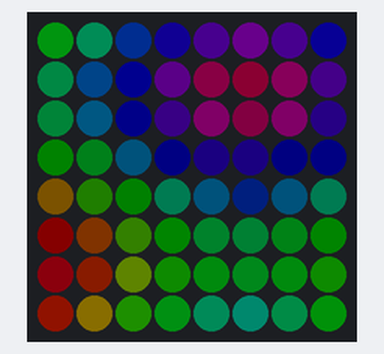
Simulated run of this sketch. Board: Arduino Uno, built with avr-gcc and run on an emulated ATmega328P. On the bench: 8×8 RGB LED matrix (first LED top left, wired row by row). Dim RGB values are drawn brighter than linear; what the sketch prints to the serial monitor is not drawn.

Above: at 30.22 s.
At 31.49 s:
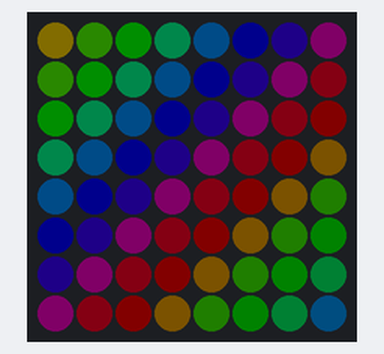
At 32.74 s:
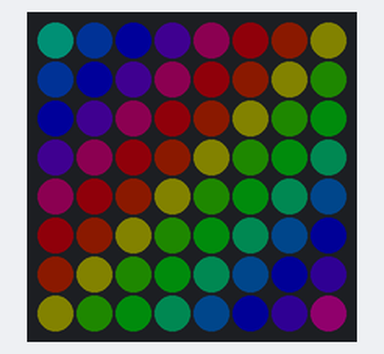
At 34.62 s:
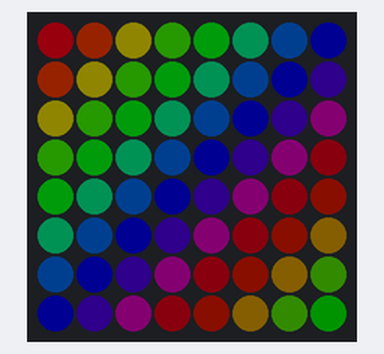
At 37.12 s:
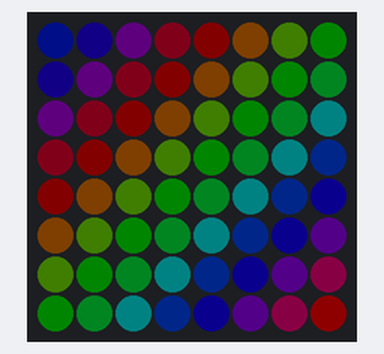
At 39.61 s:
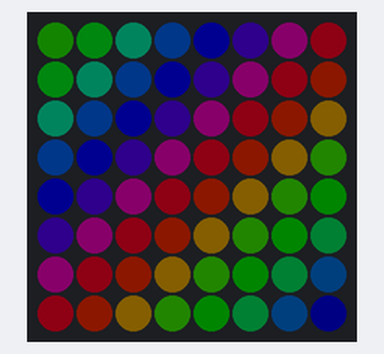

The sketch:

Pulsing_Rainbow.ino
```cpp
/*
 * Pulsing Rainbow - 8x8 NeoPixel Matrix
 *
 * A collection of mesmerizing pulsing rainbow effects that combine
 * color cycling with breathing/wave animations.
 *
 * Hardware:
 * - Arduino Uno R4 WiFi (or compatible)
 * - 8x8 NeoPixel LED Matrix (WS2812B)
 * - Data pin: 6
 *
 * What you'll learn:
 * - Combining sine waves with color algorithms
 * - Creating smooth pulsing effects
 * - Working with spatial patterns (ripples, waves)
 * - Time-based animations using millis()
 */

#include <Adafruit_NeoPixel.h>

// Pin and matrix configuration
#define PIN 6
#define ROWS 8
#define COLS 8
#define NUMPIXELS (ROWS * COLS)  // 64 LEDs

// Create NeoPixel object
Adafruit_NeoPixel matrix = Adafruit_NeoPixel(NUMPIXELS, PIN, NEO_GRB + NEO_KHZ800);

// Pattern control
int currentPattern = 0;
const int NUM_PATTERNS = 5;
unsigned long patternStartTime = 0;
const unsigned long PATTERN_DURATION = 15000;  // 15 seconds per pattern

void setup() {
  Serial.begin(115200);
  matrix.begin();
  matrix.setBrightness(30);  // Keep low for power saving
  matrix.show();

  Serial.println("Pulsing Rainbow Patterns - Starting!");
  Serial.println("Each pattern runs for 15 seconds");
  Serial.println("========================================");

  patternStartTime = millis();
}

void loop() {
  // Check if it's time to switch patterns
  if (millis() - patternStartTime >= PATTERN_DURATION) {
    currentPattern = (currentPattern + 1) % NUM_PATTERNS;
    patternStartTime = millis();

    Serial.print("\nSwitching to Pattern ");
    Serial.println(currentPattern + 1);
  }

  // Run current pattern
  switch(currentPattern) {
    case 0:
      pattern_radialPulse();
      break;
    case 1:
      pattern_wavePulse();
      break;
    case 2:
      pattern_diagonalRainbow();
      break;
    case 3:
      pattern_breathingRainbow();
      break;
    case 4:
      pattern_spiralPulse();
      break;
  }

  matrix.show();
  delay(20);  // Smooth animation at ~50 FPS
}

// ========== PATTERN 1: Radial Pulse ==========
// Rainbow ripples emanate from the center
void pattern_radialPulse() {
  static bool initialized = false;
  if (!initialized) {
    Serial.println("Pattern 1: Radial Pulse - Rainbow ripples from center");
    initialized = true;
  }

  unsigned long t = millis();
  float centerRow = 3.5;
  float centerCol = 3.5;

  for (int row = 0; row < ROWS; row++) {
    for (int col = 0; col < COLS; col++) {
      // Calculate distance from center
      float dx = col - centerCol;
      float dy = row - centerRow;
      float distance = sqrt(dx * dx + dy * dy);

      // Create pulsing effect based on distance and time
      float wave = sin((distance * 0.8) - (t / 200.0)) * 0.5 + 0.5;

      // Map distance to rainbow color
      byte colorPos = (byte)((int)(distance * 30 + t / 20) % 256);
      uint32_t color = wheel(colorPos);

      // Apply pulsing brightness
      color = dimColor(color, wave);

      int pixel = getPixelIndex(row, col);
      matrix.setPixelColor(pixel, color);
    }
  }

  if (millis() - patternStartTime >= PATTERN_DURATION - 100) {
    initialized = false;
  }
}

// ========== PATTERN 2: Wave Pulse ==========
// Horizontal rainbow waves with vertical pulsing
void pattern_wavePulse() {
  static bool initialized = false;
  if (!initialized) {
    Serial.println("Pattern 2: Wave Pulse - Horizontal rainbow waves");
    initialized = true;
  }

  unsigned long t = millis();

  for (int row = 0; row < ROWS; row++) {
    for (int col = 0; col < COLS; col++) {
      // Horizontal wave with time progression
      float horizontalWave = sin((col * 0.5) + (t / 150.0)) * 0.5 + 0.5;

      // Vertical wave for color variation
      float verticalWave = sin((row * 0.7) - (t / 200.0)) * 0.5 + 0.5;

      // Combine waves for color selection
      byte colorPos = (byte)((int)(horizontalWave * 128 + verticalWave * 128 + t / 30) % 256);
      uint32_t color = wheel(colorPos);

      // Pulse based on vertical position
      float pulse = sin((row * 0.5) - (t / 180.0)) * 0.4 + 0.6;
      color = dimColor(color, pulse);

      int pixel = getPixelIndex(row, col);
      matrix.setPixelColor(pixel, color);
    }
  }

  if (millis() - patternStartTime >= PATTERN_DURATION - 100) {
    initialized = false;
  }
}

// ========== PATTERN 3: Diagonal Rainbow ==========
// Rainbow stripes move diagonally with pulsing intensity
void pattern_diagonalRainbow() {
  static bool initialized = false;
  if (!initialized) {
    Serial.println("Pattern 3: Diagonal Rainbow - Animated diagonal stripes");
    initialized = true;
  }

  unsigned long t = millis();

  for (int row = 0; row < ROWS; row++) {
    for (int col = 0; col < COLS; col++) {
      // Diagonal gradient
      int diagonal = row + col;

      // Create moving rainbow
      byte colorPos = (byte)((diagonal * 25 + t / 15) % 256);
      uint32_t color = wheel(colorPos);

      // Pulsing effect across entire matrix
      float pulse = sin(t / 300.0) * 0.3 + 0.7;

      // Add secondary pulse based on position
      float positionPulse = sin((diagonal * 0.4) - (t / 250.0)) * 0.3 + 0.7;

      color = dimColor(color, pulse * positionPulse);

      int pixel = getPixelIndex(row, col);
      matrix.setPixelColor(pixel, color);
    }
  }

  if (millis() - patternStartTime >= PATTERN_DURATION - 100) {
    initialized = false;
  }
}

// ========== PATTERN 4: Breathing Rainbow ==========
// Entire matrix breathes through rainbow spectrum
void pattern_breathingRainbow() {
  static bool initialized = false;
  if (!initialized) {
    Serial.println("Pattern 4: Breathing Rainbow - Full matrix color breathing");
    initialized = true;
  }

  unsigned long t = millis();

  // Global rainbow color that cycles slowly
  byte globalColor = (byte)((t / 25) % 256);

  // Breathing intensity
  float breathe = sin(t / 800.0) * 0.5 + 0.5;

  for (int row = 0; row < ROWS; row++) {
    for (int col = 0; col < COLS; col++) {
      // Each pixel gets a slightly offset color based on position
      byte localColor = (byte)((globalColor + row * 8 + col * 4) % 256);
      uint32_t color = wheel(localColor);

      // Apply breathing effect
      color = dimColor(color, breathe);

      int pixel = getPixelIndex(row, col);
      matrix.setPixelColor(pixel, color);
    }
  }

  if (millis() - patternStartTime >= PATTERN_DURATION - 100) {
    initialized = false;
  }
}

// ========== PATTERN 5: Spiral Pulse ==========
// Rainbow spiral with pulsing waves
void pattern_spiralPulse() {
  static bool initialized = false;
  if (!initialized) {
    Serial.println("Pattern 5: Spiral Pulse - Rotating rainbow spiral");
    initialized = true;
  }

  unsigned long t = millis();
  float centerRow = 3.5;
  float centerCol = 3.5;

  for (int row = 0; row < ROWS; row++) {
    for (int col = 0; col < COLS; col++) {
      // Calculate polar coordinates
      float dx = col - centerCol;
      float dy = row - centerRow;
      float distance = sqrt(dx * dx + dy * dy);
      float angle = atan2(dy, dx);

      // Create spiral pattern
      float spiral = angle * 40 + distance * 20 - (t / 30.0);

      // Map to rainbow color
      byte colorPos = (byte)((int)(spiral) % 256);
      uint32_t color = wheel(colorPos);

      // Pulsing based on distance
      float pulse = sin((distance * 0.6) - (t / 200.0)) * 0.4 + 0.6;
      color = dimColor(color, pulse);

      int pixel = getPixelIndex(row, col);
      matrix.setPixelColor(pixel, color);
    }
  }

  if (millis() - patternStartTime >= PATTERN_DURATION - 100) {
    initialized = false;
  }
}

// ========== HELPER FUNCTIONS ==========

// Get pixel index from row and column (zigzag wiring pattern)
int getPixelIndex(int row, int col) {
  // Even rows: left-to-right, Odd rows: right-to-left
  if (row % 2 == 0) {
    return row * COLS + col;
  } else {
    return row * COLS + (COLS - 1 - col);
  }
}

// Generate rainbow colors (input 0-255)
uint32_t wheel(byte wheelPos) {
  wheelPos = 255 - wheelPos;
  if (wheelPos < 85) {
    return matrix.Color(255 - wheelPos * 3, 0, wheelPos * 3);
  }
  if (wheelPos < 170) {
    wheelPos -= 85;
    return matrix.Color(0, wheelPos * 3, 255 - wheelPos * 3);
  }
  wheelPos -= 170;
  return matrix.Color(wheelPos * 3, 255 - wheelPos * 3, 0);
}

// Dim a color by a factor (0.0 = off, 1.0 = full brightness)
uint32_t dimColor(uint32_t color, float factor) {
  // Clamp factor between 0 and 1
  if (factor < 0.0) factor = 0.0;
  if (factor > 1.0) factor = 1.0;

  // Extract RGB components
  byte r = (color >> 16) & 0xFF;
  byte g = (color >> 8) & 0xFF;
  byte b = color & 0xFF;

  // Apply dimming
  r = (byte)(r * factor);
  g = (byte)(g * factor);
  b = (byte)(b * factor);

  return matrix.Color(r, g, b);
}

/*
 * EXPERIMENTS TO TRY:
 *
 * 1. Speed Control:
 *    Add potentiometer to adjust animation speed in real-time
 *
 * 2. Pattern Selection:
 *    Use Serial input to manually select patterns (send 0-4)
 *
 * 3. Custom Patterns:
 *    Create your own pattern combining different wave functions
 *
 * 4. Music Sync:
 *    Add microphone to pulse with music beats
 *
 * 5. Brightness Adjustment:
 *    Increase setBrightness() value (requires external power)
 *
 * 6. Combine Patterns:
 *    Mix two patterns together for complex effects
 */
```
